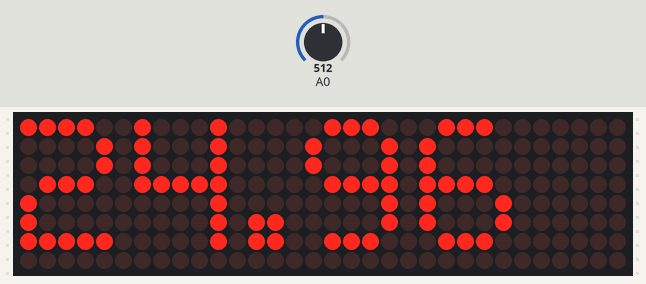
The program below on a simulated Arduino Uno, built with avr-gcc and run on an emulated ATmega328P. Shown: 32×8 LED matrix. The test bench sets the inputs (shaded band); at power-on: A0 = 512.

Above: at 1.8 s.
1.9 s: A0 set to 900
At 3.2 s:
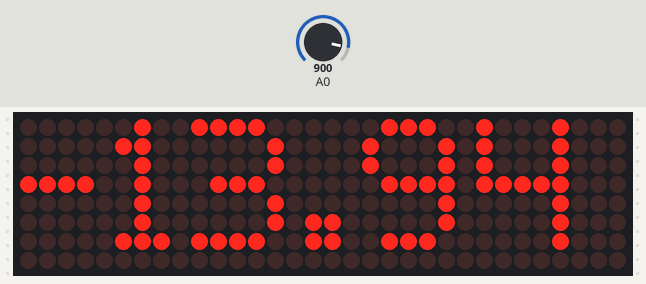
3.5 s: A0 set to 1023
At 5.0 s:
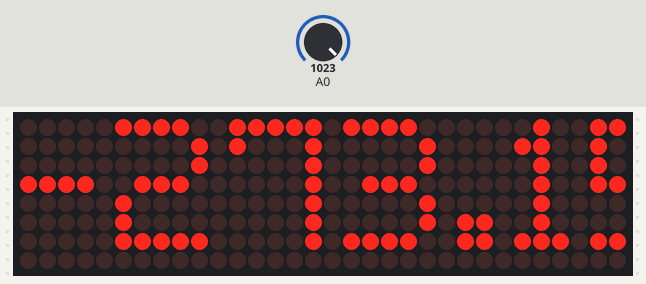
5.5 s: A0 set to 716
At 6.7 s:
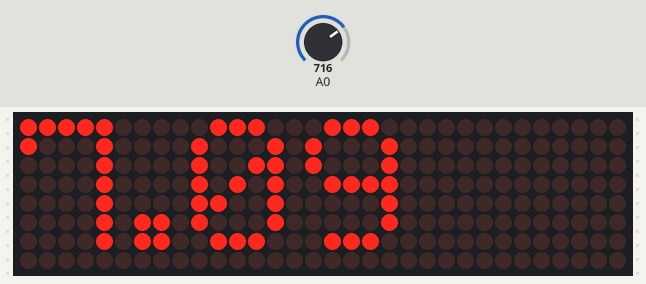
7.5 s: A0 set to 0
At 8.3 s:
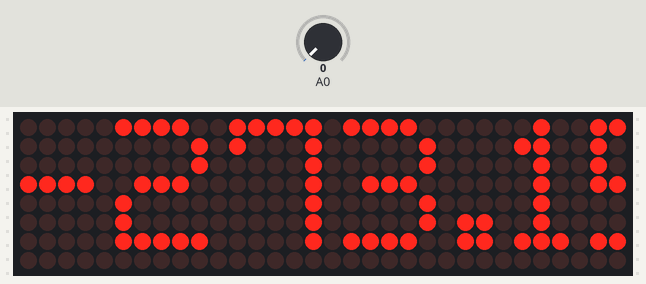
Timing chart, 0 to 10.5 s (numbered marks = the images above; inputs shaded):
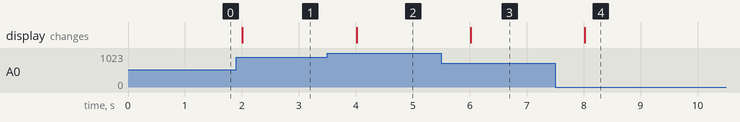

Measured:
- after the input at 1.9 s, the display: changes after 0.11 s (image 1)
- after the input at 3.5 s, the display: changes after 0.51 s (image 2)
- after the input at 5.5 s, the display: changes after 0.52 s (image 3)
- after the input at 7.5 s, the display: changes after 0.52 s (image 4)

The program:

main.cpp
```cpp
#include <Arduino.h>

// #include <MD_Parola.h>
// #include <MD_MAX72xx.h>
// #define HARDWARE_TYPE MD_MAX72XX::PAROLA_HW
// #define MAX_DEVICES 4
// #define CS_PIN 3
// MD_Parola myDisplay = MD_Parola(HARDWARE_TYPE, CS_PIN, MAX_DEVICES);
// const float BETA = 3950; // should match the Beta Coefficient of the thermistor

// void setup() {
//   // put your setup code here, to run once:
//  myDisplay.begin();
//   // Set the intensity (brightness) of the display (0-15):
//   myDisplay.setIntensity(0);
//   // Clear the display:
//   myDisplay.displayClear();
//   float celsius;
//   myDisplay.displayText(celsius, PA_CENTER, 100, 0, PA_SCROLL_LEFT, PA_SCROLL_LEFT);
// Serial.begin(9600);

// }

// void loop() {
//   // put your main code here, to run repeatedly:
//   // myDisplay.setTextAlignment(PA_CENTER);
//   // myDisplay.print("Temperature");
//   int analogValue = analogRead(10);
//  float celsius = 1 / (log(1 / (1023. / analogValue - 1)) / BETA + 1.0 / 298.15) - 273.15;
//  Serial.print("Temperature: ");
//   Serial.print(celsius);
//   Serial.println(" ℃");
//   delay(2000);
//    if (myDisplay.displayAnimate()) {
//     myDisplay.displayReset();}
// }


#include <MD_Parola.h>
#include <MD_MAX72xx.h>
#define HARDWARE_TYPE MD_MAX72XX::PAROLA_HW
#define MAX_DEVICES 4
#define CS_PIN 10
MD_Parola myDisplay = MD_Parola(HARDWARE_TYPE, CS_PIN, MAX_DEVICES);
const float BETA = 3950;

void setup() {
 myDisplay.begin();
  myDisplay.setIntensity(0);
  myDisplay.displayClear();
}

void loop() {
 int analogValue = analogRead(A0);
 float celsius = 1 / (log(1 / (1023. / analogValue - 1)) / BETA + 1.0 / 298.15) - 273.15;
String temp = (String) celsius;
myDisplay.print(temp);
delay(1000);
}
```
